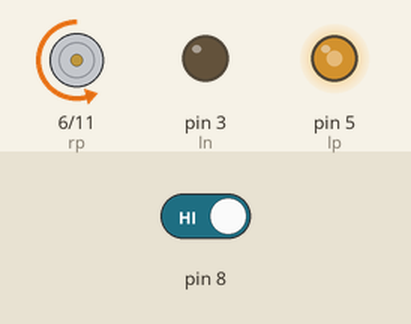
This sketch was run on a simulated Arduino Uno, built with avr-gcc and run on an emulated ATmega328P. Shown: motor-driver pin pairs drawn as motors (green arrow = first pin HIGH = forward, orange = second pin HIGH = backward, longer = more drive), output pins drawn as LEDs (lit = HIGH). Inputs (shaded band) come from the test bench; at power-on: pin 8 HIGH.

Above: at 2.0 s.
2.1 s: pin 8 driven LOW
At 3.1 s:
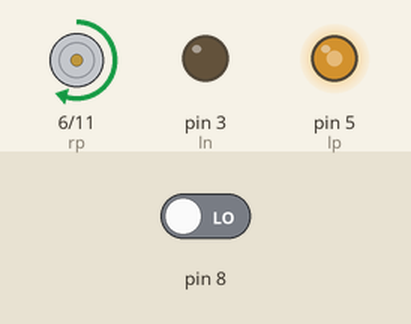
Timing chart, 0 to 5.1 s (numbered marks = the images above; inputs shaded):
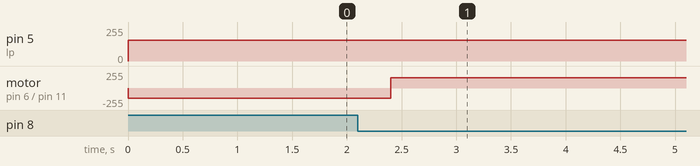

The sketch:

NukeLineFollower.ino
```cpp
int lp=5;
int ln=3;
int rp=6;
int rn=11;
int ir;
int h=HIGH;
int l=LOW;
void setup()
{
 pinMode(lp, OUTPUT);
 pinMode(ln, OUTPUT);
 pinMode(rp, OUTPUT);
 pinMode(rn, OUTPUT);
 pinMode(8, INPUT);

}

void loop()
{
  ir=digitalRead(8);

 if(ir==l)
   {
    forward();
    delay(100);
   }
  else if(ir==h)
  {
    right();
    delay(600);
  }
}

void forward()
{
 analogWrite(lp,155);
 analogWrite(ln,0);
 analogWrite(rp,155);
 analogWrite(rn,0);
}

void rev()
{
 analogWrite(lp,0);
 analogWrite(ln,155);
 analogWrite(rp,0);
 analogWrite(rn,155);


}
void left()
{
 analogWrite(lp,0);
 analogWrite(ln,155);
 analogWrite(rp,155);
 analogWrite(rn,0);
}
void right()
{
 analogWrite(lp,155);
 analogWrite(ln,0);
 analogWrite(rp,0);
 analogWrite(rn,155);
}

void stp()
{
  analogWrite(lp,0);
  analogWrite(ln,0);
  analogWrite(rp,0);
  analogWrite(rn,0);
}


void stopright()
{
  analogWrite(lp,155);
  analogWrite(ln,0);
  analogWrite(rp,0);
  analogWrite(rn,0);
}

void stopleft()
{
  analogWrite(lp,0);
  analogWrite(ln,0);
  analogWrite(rp,155);
  analogWrite(rn,0);
}
```

Measured:
- after the input at 2.1 s, motor on pin 6 (rp) / pin 11 (rn): backward 155/255 → forward 155/255 after 0.30 s
